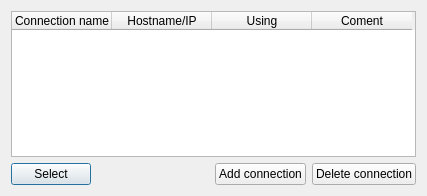
<ui version="4.0" >
 <class>managerForm</class>
 <widget class="QDialog" name="managerForm" >
  <property name="geometry" >
   <rect>
    <x>0</x>
    <y>0</y>
    <width>427</width>
    <height>196</height>
   </rect>
  </property>
  <property name="windowTitle" >
   <string>Wii Connection Manager</string>
  </property>
  <property name="windowIcon" >
   <iconset resource="../resource.qrc" >:/actions/icons/actions/console.png</iconset>
  </property>
  <layout class="QGridLayout" >
   <item row="0" column="0" colspan="2" >
    <layout class="QGridLayout" >
     <item row="0" column="0" >
      <widget class="QTableWidget" name="tableWidget" >
       <property name="iconSize" >
        <size>
         <width>32</width>
         <height>32</height>
        </size>
       </property>
       <column>
        <property name="text" >
         <string>Connection name</string>
        </property>
       </column>
       <column>
        <property name="text" >
         <string>Hostname/IP</string>
        </property>
       </column>
       <column>
        <property name="text" >
         <string>Using</string>
        </property>
       </column>
       <column>
        <property name="text" >
         <string>Coment</string>
        </property>
       </column>
      </widget>
     </item>
    </layout>
   </item>
   <item row="1" column="0" >
    <layout class="QGridLayout" >
     <item row="0" column="0" >
      <widget class="QPushButton" name="selectButton" >
       <property name="text" >
        <string>Select</string>
       </property>
      </widget>
     </item>
     <item row="0" column="1" >
      <spacer>
       <property name="orientation" >
        <enum>Qt::Horizontal</enum>
       </property>
       <property name="sizeHint" >
        <size>
         <width>40</width>
         <height>20</height>
        </size>
       </property>
      </spacer>
     </item>
    </layout>
   </item>
   <item row="1" column="1" >
    <layout class="QGridLayout" >
     <item row="0" column="0" >
      <widget class="QPushButton" name="aConnectionButton" >
       <property name="text" >
        <string>Add connection</string>
       </property>
      </widget>
     </item>
     <item row="0" column="1" >
      <widget class="QPushButton" name="dConnectionButton" >
       <property name="text" >
        <string>Delete connection</string>
       </property>
      </widget>
     </item>
    </layout>
   </item>
  </layout>
 </widget>
 <resources>
  <include location="../resource.qrc" />
 </resources>
 <connections/>
</ui>
